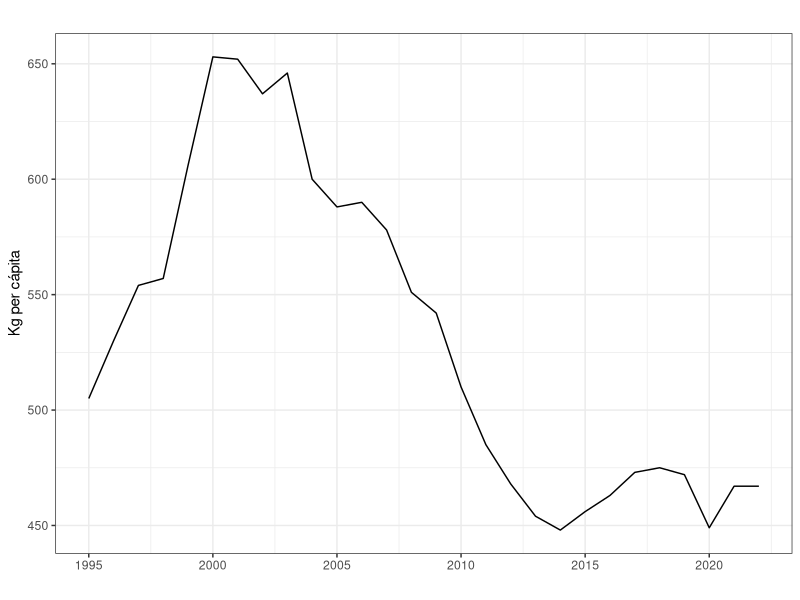
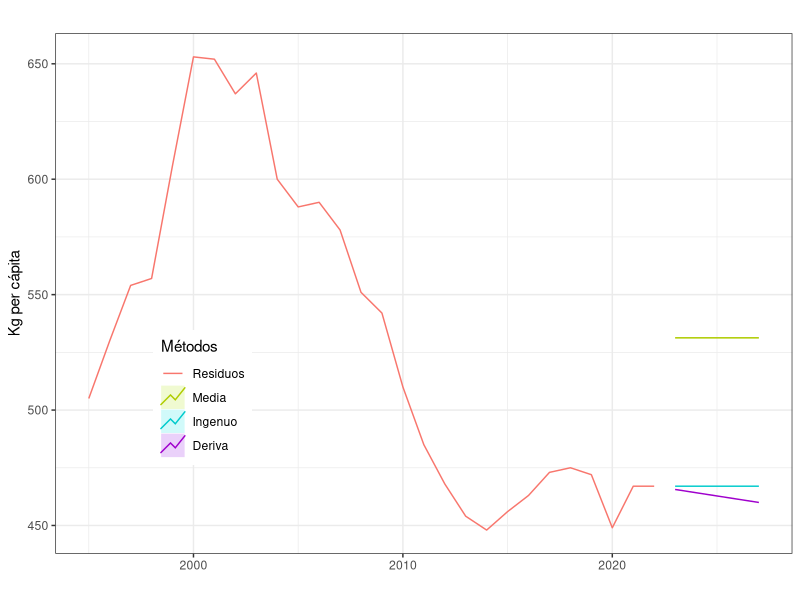
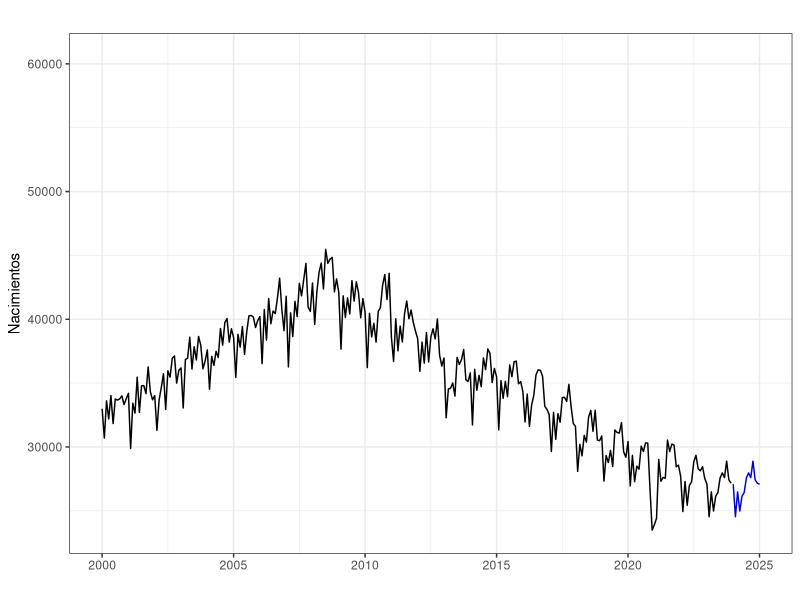
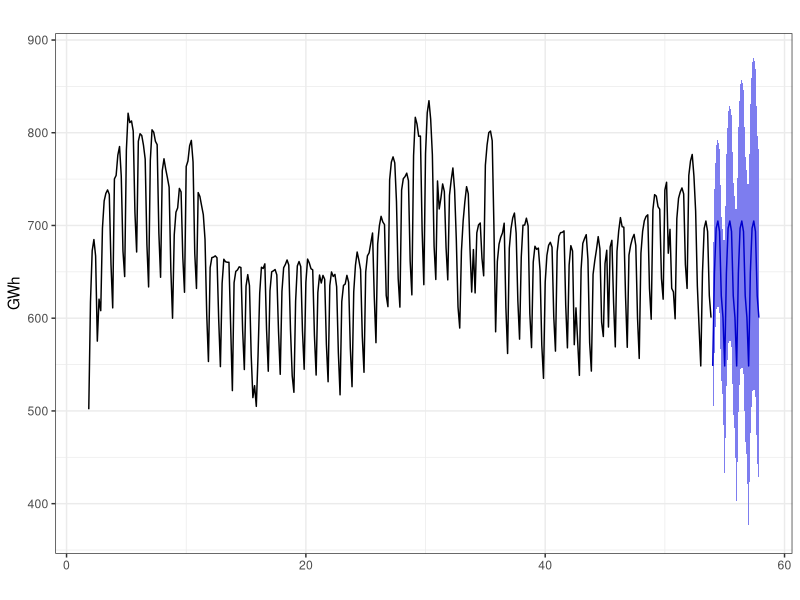
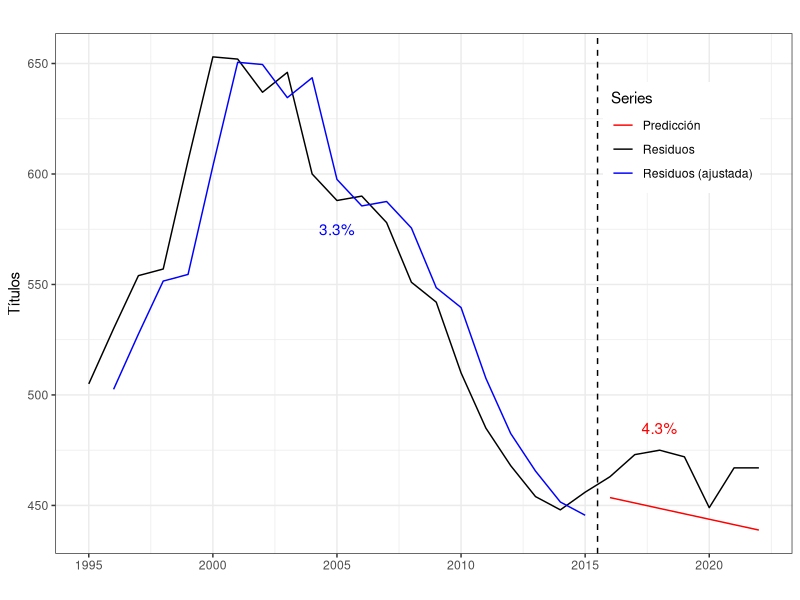
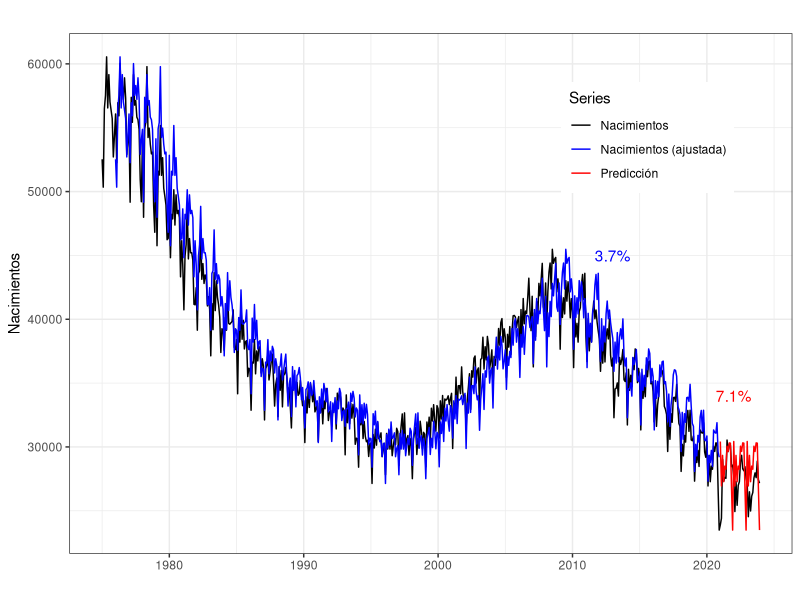
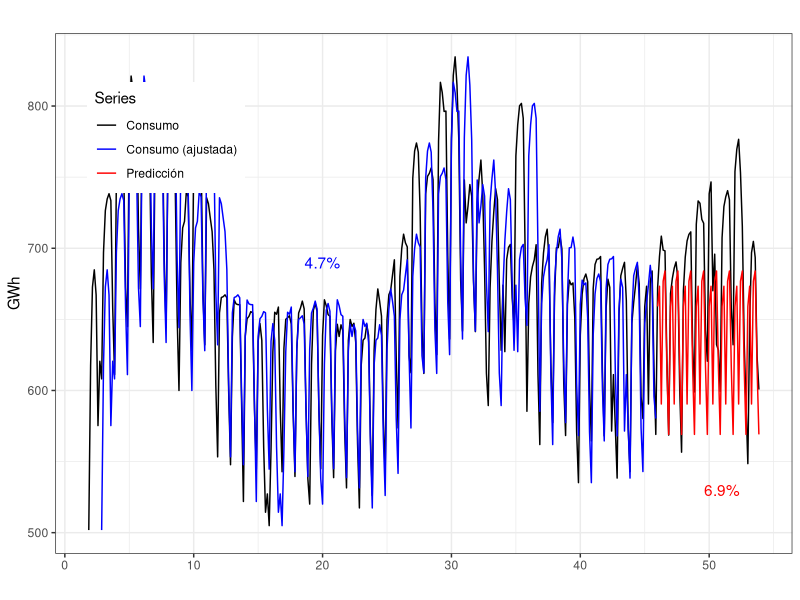
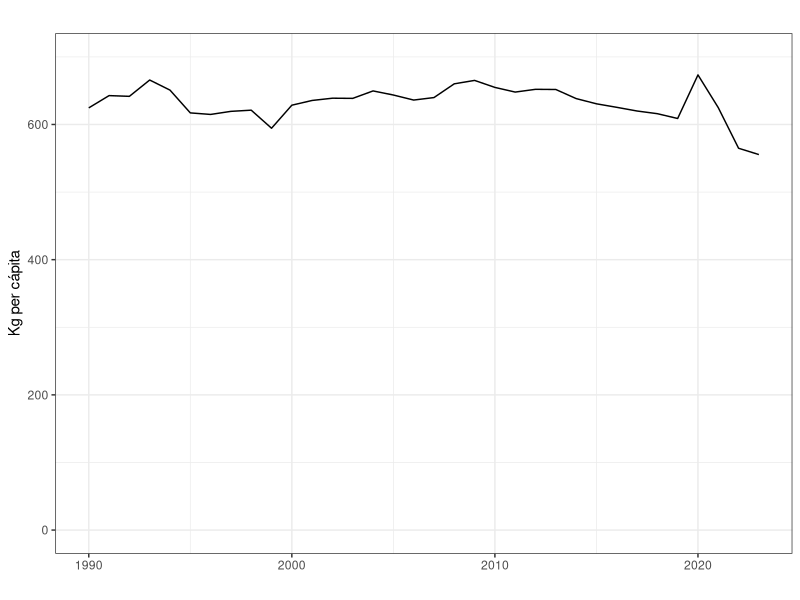

Recreate these plots in R, in order.
## ---- chunk 1
#| label: chunk_setup
#| echo: false
knitr::opts_chunk$set(warning = FALSE, 
                      message = FALSE, 
                      comment = "",
                      fig.align = "center", 
                      fig.show = "hold",
                      fig.height = 4,
                      fig.width = 8,
                      out.width = "80%") 
## ---- chunk 2
#| label: librerias
#| echo: false
library(forecast)
library(ggplot2); theme_set(theme_bw())
## ---- chunk 3
#| label: fig-Residuos
#| fig-cap: "Residuos per cápita recogidos"
residuos <- read.csv2("./series/Residuos.csv", 
                      header = TRUE)

residuos <- ts(residuos[, 2],
               start = 1995, 
               frequency  = 1)

autoplot(residuos,
         main = "",
         xlab = "",
         ylab = "Kg per cápita")
## ---- chunk 4
(mediaResiduos <- meanf(residuos, h = 5))
(naiveResiduos <- naive(residuos, h = 5))
(derivaResiduos <- rwf(residuos, drift = TRUE , h = 5))
derivaResiduos$model$par$drift # Permite ver la pendiente del modelo.
#summary(derivaResiduos) Con summary se puede obtener una salida más completa
## ---- chunk 5
#| label: fig-residuossencillos
#| fig-cap: "Recogida de residuos y predicción por métodos sencillos"
autoplot(residuos, 
         series = "Residuos",
         xlab = "",
         ylab = "Kg per cápita",
         main = "") +
  autolayer(mediaResiduos, series="Media", PI = FALSE) +
  autolayer(naiveResiduos, series="Ingenuo", PI = FALSE) +
  autolayer(derivaResiduos, series="Deriva", PI = FALSE) +
  scale_colour_discrete(limits=c("Residuos", "Media", 
                                 "Ingenuo", "Deriva")) +
  labs(colour="Métodos") + 
  theme(legend.position=c(0.2,0.3))
## ---- chunk 6
#| echo: false
tmp <- rbind(
  accuracy(mediaResiduos),
  accuracy(naiveResiduos),
  accuracy(derivaResiduos)
)
tmp <- round(tmp,2)
rownames(tmp) <- c("Media","Ingenuo I", "Deriva")
tmp
## ---- chunk 7
nacimientos <- read.csv2("./series/Nacimientos.csv", 
                         header = TRUE)

nacimientos <- ts(nacimientos[, 2],
                  start = c(1975, 1),
                  frequency = 12)

(snaive.nacimientos <- snaive(nacimientos, 
                              h = 24, 
                              level = 95))
accuracy(snaive.nacimientos)
## ---- chunk 8
#| label: fig-nacimientossencillo
#| fig-cap: "Nacimientos y predicción por el método Ingenuo con estacionalidad"
autoplot(snaive.nacimientos,
         xlab = "",
         ylab = "Nacimientos",
         main = "",
         PI = FALSE,
         xlim = c(2000, 2025))
## ---- chunk 9
electricidad <- read.csv("./series/Consumo electrico.csv", 
                         header = TRUE)

electricidad <- ts(electricidad[, 1],
                   start = c(1, 7),
                   frequency = 7)

snaive.electricidad <- snaive(electricidad, 
                              h = 28, 
                              level = 95)

accuracy(snaive.electricidad)
## ---- chunk 10
#| label: fig-electricidadsencillo
#| fig-cap: "Demanda eléctrica y predicción por el método Ingenuo con estacionalidad"
autoplot(snaive.electricidad,
         xlab = "",
         ylab = "GWh",
         main = "")
## ---- chunk 11
#| echo: false
# Definimos las observaciones intra- y extramuestrales
residuosIntra <- subset(residuos, end = length(residuos) - 7)
residuosExtra <- subset(residuos, start = length(residuos) - 6)

# Estimamos el modelo con todos los datos menos los 6 ultimos y
# predecimos los 7 años que hemos quitado de la serie 
residuosExtraPre <- rwf(residuosIntra,  h = 7, drift = TRUE)

# Vemos la calidad del ajuste. Primero la predicción y luego los datos reales
round(accuracy(residuosExtraPre, residuosExtra), 2)

error.muestral.1 <- round(accuracy(residuosExtraPre, residuosExtra)[1,5], 1)
error.extramuestral.n <- round(accuracy(residuosExtraPre, residuosExtra)[2,5],1)
## ---- chunk 12
#| echo: false
#| label: fig-residuostraintest
#| fig-cap: "Residuos, predicción intra- y extramuestral"
autoplot(residuos, series = "Residuos",
         main="",
         xlab="", 
         ylab="Títulos"
         ) +
  autolayer(fitted(residuosExtraPre), series = "Residuos (ajustada)") + 
  autolayer(residuosExtraPre$mean, series = "Predicción") + 
  geom_vline(xintercept = 2015.5, lty = 2, col = "black") +
  scale_colour_manual(values=c("Residuos"="black",
                               "Residuos (ajustada)"="blue", 
                               "Predicción" = "red")) +
  labs(colour="Series") + 
  annotate("text", x=2005, y=575, label="3.3%", colour = "blue") +
  annotate("text", x=2018, y=485, label="4.3%", colour = "red") +
  theme(legend.position=c(0.85,0.8)) 
## ---- chunk 13
#| echo: false
nacimientosIntra <- subset(nacimientos, end = length(nacimientos) - 36)
nacimientosExtra <- subset(nacimientos, start = length(nacimientos) - 35)

nacimientosExtraPre <- snaive(nacimientosIntra, h = 36)

round(accuracy(nacimientosExtraPre, nacimientosExtra), 2)
## ---- chunk 14
#| echo: false
#| label: fig-nacimientostraintest
#| fig-cap: "Nacimientos, predicción intra- y extramuestral"
autoplot(nacimientos, series = "Nacimientos",
         main="",
         xlab="", 
         ylab="Nacimientos"
         ) +
  autolayer(fitted(nacimientosExtraPre), series = "Nacimientos (ajustada)") + 
  autolayer(nacimientosExtraPre$mean, series = "Predicción") + 
  scale_colour_manual(values=c("Nacimientos"="black",
                               "Nacimientos (ajustada)"="blue", 
                               "Predicción" = "red")) +
  labs(colour="Series") + 
  annotate("text", x=2013, y=45000, label="3.7%", colour = "blue") +
  annotate("text", x=2022, y=34000, label="7.1%", colour = "red") + 
  theme(legend.position=c(0.8,0.8)) 
## ---- chunk 15
#| echo: false
electricidadIntra <- subset(electricidad, end = length(electricidad) - 56)
electricidadExtra <- subset(electricidad, start = length(electricidad) - 55)

electricidadExtraPre <- snaive(electricidadIntra, h = 56)

round(accuracy(electricidadExtraPre, electricidadExtra), 2)
## ---- chunk 16
#| echo: false
#| label: fig-electricidadtraintest
#| fig-cap: "Consumo eléctrico, predicción intra- y extramuestral"
autoplot(electricidad, series = "Consumo",
         main="",
         xlab="", 
         ylab="GWh"
         ) +
  autolayer(fitted(electricidadExtraPre), series = "Consumo (ajustada)") + 
  autolayer(electricidadExtraPre$mean, series = "Predicción") + 
  scale_colour_manual(values=c("Consumo"="black",
                               "Consumo (ajustada)"="blue", 
                               "Predicción" = "red")) +
  labs(colour="Series") + 
  annotate("text", x=20, y=690, label="4.7%", colour = "blue") +
  annotate("text", x=51, y=530, label="6.9%", colour = "red") + 
  theme(legend.position=c(0.15,0.8)) 
## ---- chunk 17
nacAnual <- aggregate(nacimientos, FUN = sum)

k <- 20                   #Minimo numero de datos para estimar
h <- 5                    #Horizonte de las prediciciones
TT <- length(nacAnual)    #Longitud serie
s <- TT - k - h           #Total de estimaciones

mapeRwf <- matrix(NA, s + 1, h)
for (i in 0:s) {
  train.set <- subset(nacAnual, start = i + 1, end = i + k)
  test.set <-  subset(nacAnual, start = i + k + 1, end = i + k + h)
  
  fcast <- rwf(train.set, h = h, drift = TRUE)
  mapeRwf[i + 1,] <- 100*abs(test.set - fcast$mean)/test.set
}
## ---- chunk 18
mapeRwfMedia <- colMeans(mapeRwf)
round(mapeRwfMedia, 2)
## ---- chunk 19
mapeRwfMediana <- apply(mapeRwf, MARGIN = 2, FUN = median)
round(mapeRwfMediana, 2)
## ---- chunk 20
k <- 140                  #Minimo numero de datos para estimar
h <- 28                   #Horizonte de las prediciciones
TT <- length(electricidad)#Longitud serie
s <- TT - k - h           #Total de estimaciones

rmseRwf <- matrix(NA, s + 1, h)
for (i in 0:s) {
  train.set <- subset(electricidad, start = i + 1, end = i + k)
  test.set <-  subset(electricidad, start = i + k + 1, end = i + k + h)
  
  fcast <- snaive(train.set, h = h)
  rmseRwf[i + 1,] <- (test.set - fcast$mean)^2
}

rmseRwfMedia <- sqrt(colMeans(rmseRwf))
round(rmseRwfMedia, 2)

rmseRwfMediana <- sqrt(apply(rmseRwf, MARGIN = 2, FUN = median))
round(rmseRwfMediana, 2)
## ---- chunk 21
#| label: fig-Alimentos
#| fig-cap: "Consumo alimentario en hogar"
alimentospc <- read.csv2("./series/Alimentacionpc.csv",
                         header = TRUE)

alimentospc <- ts(alimentospc,
                  start = 1990, 
                  freq = 1)
    
autoplot(alimentospc, 
         xlab = "", 
         ylab = "Kg per cápita",
         main = "",
         ylim = c(0, 700))
## ---- chunk 22
etsAlimentospc <- ets(alimentospc, 
                      model = "ANN")

summary(etsAlimentospc)
## ---- chunk 23
tail(etsAlimentospc$states, 1)
## ---- chunk 24
etsAlimentospcf <- forecast(etsAlimentospc,
                            h = 5, 
                            level = 95)
etsAlimentospcf
## ---- chunk 25
#| label: fig-alimentosANN
#| fig-cap: "Consumo de alimentos per cápita (1990 - 2023) y predicción con Alisado exponencial simple"
autoplot(etsAlimentospcf,
         xlab = "",
         ylab = "Kg per cápita",
         main = "")
## ---- chunk 26
etsResiduos <- ets(residuos, 
                   model = "AAN",
                   damped = FALSE)
summary(etsResiduos)
## ---- chunk 27
tail(etsResiduos$states, 1)
## ---- chunk 28
etsResiduosf <- forecast(etsResiduos,
                         h = 5, 
                         level = 95)
etsResiduosf
## ---- chunk 29
#| label: fig-residuosAAN
#| fig-cap: "Residuos y predicción con alisado de Holt"
autoplot(etsResiduosf,
         xlab = "",
         ylab = "Kg per cápita",
         main = "")
## ---- chunk 30
etsDResiduos <- ets(residuos, 
                    model = "AAN", 
                    damped = TRUE)
summary(etsDResiduos)
## ---- chunk 31
#| label: fig-residuosAAdN
#| fig-cap: "Residuos y predicción con alisado exponencial con amortiguamiento"
etsDResiduosf <- forecast(etsDResiduos, 
                          h = 15,
                          level = 95)
etsDResiduosf

autoplot(etsDResiduosf,
         xlab = "",
         ylab = "Kg per cápita",
         main = "",
         PI = FALSE)
## ---- chunk 32
#Nos quedamos con los meses de febrero a mayo.
electricidadr <- window(electricidad, 
                       start = c(6, 1), 
                       end = c(22, 7)) 

electricidadEts <- ets(electricidadr, 
                       model = "AAA", 
                       damped = FALSE)

summary(electricidadEts)
## ---- chunk 33
#| label: fig-electricidadAAAComponentes
#| fig-cap: "Componentes del modelo de Holt-Winters aditivo para Demanda eléctrica"
#| fig-height: 7
autoplot(electricidadEts)
## ---- chunk 34
#| echo: false
TT <- nrow(electricidadEts$states)
round(electricidadEts$states[TT,], 3)
## ---- chunk 35
electricidadEts$states[TT, 1] + (1:7)*electricidadEts$states[TT, 2] + 
  electricidadEts$states[TT, 9:3]
## ---- chunk 36
electricidadf <- forecast(electricidadEts,
                          h = 14, 
                          level = 95)
electricidadf
## ---- chunk 37
#| label: fig-electricidadAAA
#| fig-cap: "Demanda eléctrica y predicción con alisado de Holt-Winters aditivo"
autoplot(electricidadf,
         xlab = "",
         ylab = "GWh",
         main = "",
         PI = FALSE)
## ---- chunk 38
nacimientosb <- window(nacimientos, start = 2000)

nacimientosbEts <- ets(nacimientosb, 
                       model = "MAM", 
                       damped = FALSE)

summary(nacimientosbEts)
## ---- chunk 39
#| label: fig-nacimientosMAMComponentes
#| fig-cap: "Componentes del modelo de Holt-Winters multiplicativo para Nacimientos"
#| fig-height: 7
autoplot(nacimientosbEts)
## ---- chunk 40
#| echo: false
TT <- nrow(nacimientosbEts$states)
round(nacimientosbEts$states[TT,], 3)
## ---- chunk 41
(nacimientosbEts$states[TT, 1] + (1:12)*nacimientosbEts$states[TT, 2]) * 
  nacimientosbEts$states[TT, 14:3]
## ---- chunk 42
#| echo: false
nacimientosbf <- forecast(nacimientosbEts, h = 24, level = 95)
forecast(nacimientosbEts, h = 5, level = 95)
## ---- chunk 43
#| label: fig-nacimientosMAM
#| fig-cap: "Nacimientos y predicción con alisado de Holt-Winters multiplicativo"
autoplot(nacimientosbf,
         xlab = "",
         ylab = "Nacimientos",
         main = "",
         PI = FALSE)
## ---- chunk 44
nacimientosbEtsl <- ets(nacimientosb, 
                     model = "AAA",
                     damped = FALSE,
                     lambda = 0, 
                     biasadj = TRUE)

summary(nacimientosbEtsl)

nacimientosbfl <- forecast(nacimientosbEtsl,
                           h = 24,
                           level = 95,
                           biasadj = TRUE)
nacimientosbfl
## ---- chunk 45
#| echo: false
#| label: fig-nacimientoslog
#| fig-cap: "Nacimientos y dos predicciones con alisado de Holt-Winters"
autoplot(nacimientosb,
         xlab = "",
         ylab = "Nacimientos",
         main = "") + 
  autolayer(nacimientosbf, series = "Nacimientos", PI = FALSE) + 
  autolayer(nacimientosbfl, series = "Nacimientos (log)", PI = FALSE) + 
  guides(colour = guide_legend(title = "Predicción")) + 
  theme(legend.position=c(0.98,0.98), legend.justification=c(1,1)) 
## ---- chunk 46
#| echo: false
#| label: tbl-nacimientoslog
#| tbl-cap: "Diferencias en la predicción según transformación logarítmica y corrección por sesgo"
nacimientosbfl2 <- forecast(nacimientosbEtsl,
                            h = 24,
                            level = 95,
                            biasadj = FALSE)
datos <- cbind(
  `Sin transformar` = nacimientosbf$mean,
  `log(Nac) insesgadas` = nacimientosbfl$mean,
  `log(Nac) sesgadas` = nacimientosbfl2$mean
  )
knitr::kable(head(datos, 12))
## ---- chunk 47
residuosEts <- ets(residuos)
summary(residuosEts) 
## ---- chunk 48
#| label: fig-residuosETSLibre
#| fig-cap: "Residuos y predicción a 5 años vista"
residuosEtsPre <- forecast(residuosEts, 
                         h = 5,
                         level = 95)
residuosEtsPre

autoplot(residuosEtsPre,
         xlab = "",
         ylab = "Kg per cápita",
         main = "")
## ---- chunk 49
#| label: fig-residuoError
#| fig-cap: "Error + Intervención"
error <- residuals(residuosEts)
sderror <- sd(error)

autoplot(error, series="Error",
         colour = "black",
         xlab = "Periodo",
         ylab = "Error",
         main = "") +
  geom_hline(yintercept = c(-3, -2, 2 ,3)*sderror, 
             colour = c("red", "blue", "blue", "red"), lty = 2) + 
  scale_x_continuous(breaks= seq(1995, 2022, 2)) 
## ---- chunk 50
# Definimos las observaciones intra y extramuestrales
residuoIntra <- subset(residuos, end = length(residuos) - 6)
residuoExtra <- subset(residuos, start = length(residuos) - 5)

# Estimamos el modelo con todos los datos menos los 6 ultimos
residuoIntraEts <- ets(residuoIntra, model = "MNN")

# Predecimos los 6 años que hemos quitado de la serie y 
# vemos la calidad del ajuste.
residuoExtraPre <- forecast(residuoIntraEts, h = 6)
accuracy(residuoExtraPre, residuoExtra)
## ---- chunk 51
#| echo: false
error.muestral.1 <- round(accuracy(residuoExtraPre, residuoExtra)[1,5], 1)
error.extramuestral.n <- round(accuracy(residuoExtraPre, residuoExtra)[2,5],1)
## ---- chunk 52
#| echo: false
#| label: fig-residuosTSTS
#| fig-cap: "Residuos, predicción intra y extramuestral"
autoplot(residuos, series = "Residuos",
         main="",
         xlab="", 
         ylab="Kg per cápita"
         ) +
  autolayer(fitted(residuoIntraEts), series = "Residuos (ajustada)") + 
  autolayer(residuoExtraPre$mean, series = "Predicción") + 
  geom_vline(xintercept = 2013.5, lty = 2, col = "black") +
  scale_colour_manual(values=c("Residuos"="black",
                               "Residuos (ajustada)"="blue", 
                               "Predicción" = "red")) +
  guides(colour = guide_legend(title = "Series")) +
  annotate("text", x=2006, y=610, label="3.2%", colour = "blue") +
  annotate("text", x=2018, y=490, label="1.9%", colour = "red") +
  theme(legend.position=c(0.02,0.98), legend.justification=c(0,1)) 
## ---- chunk 53
nacimientosEts <- ets(nacimientosb)
summary(nacimientosEts) 
## ---- chunk 54
#| label: fig-nacimientoscomponentes
#| fig-height: 7
#| fig-cap: "Componentes del modelo óptimo para Nacimientos"
autoplot(nacimientosEts,
         xlab = "Periodo",
         main = "")
## ---- chunk 55
TT <- nrow(nacimientosEts$states)
nacimientosEts$states[TT,]
## ---- chunk 56
#| echo: false
nacimientosEtsPre <- forecast(nacimientosEts, h = 24, level = 95)
forecast(nacimientosEts, h = 5, level = 95)
## ---- chunk 57
#| label: fig-nacimientosPrediccion
#| fig-cap: "Nacimientos y predicción"
autoplot(nacimientosEtsPre,
         xlab = "",
         ylab = "Nacimientos",
         main = "")
## ---- chunk 58
#| label: fig-NacimientosError
#| fig-cap: "Error + Intervención"
error <- residuals(nacimientosEts)
sderror <- sd(error)

autoplot(error, series="Error",
         colour = "black",
         xlab = "Periodo",
         ylab = "Error",
         main = "") +
  geom_hline(yintercept = c(-3, -2, 2 ,3)*sderror, 
             colour = c("red", "blue", "blue", "red"), lty = 2) + 
  scale_x_continuous(breaks= seq(2000, 2024, 2)) 

fechas <- format(seq(as.Date("2000-1-1"), as.Date("2023-12-1"), "month"), "%Y-%m")
fechas[abs(error) > 3 * sderror]
## ---- chunk 59
atipicos <- tsoutliers(error)
fechas[atipicos$index]
## ---- chunk 60
k <- 120                 
h <- 12                  
TT <- length(nacimientosb)
s <- TT - k - h 

mapeAlisado <- matrix(NA, s + 1, h)
for (i in 0:s) {
  train.set <- subset(nacimientosb, start = i + 1, end = i + k)
  test.set <-  subset(nacimientosb, start = i + k + 1, end = i + k + h)
  
  fit <- ets(train.set, model = "AAA", damped = FALSE)
  fcast<-forecast(fit, h = h)
  mapeAlisado[i + 1,] <- 100*abs(test.set - fcast$mean)/test.set
}

errorAlisado <- colMeans(mapeAlisado)
errorAlisado
## ---- chunk 61
#| label: fig-NacimientosErrorRW
#| fig-cap: "Error de predicción según horizonte temporal"
ggplot() +
  geom_line(aes(x = 1:12, y = errorAlisado)) +
  ggtitle("") +
  xlab("Horizonte temporal de predicción") +
  ylab("MAPE") +
  scale_x_continuous(breaks= 1:12)
## ---- chunk 62
#electricidadEts <- ets(electricidad)
electricidadEts <- ets(electricidad,
                       damped = FALSE)

summary(electricidadEts) 
## ---- chunk 63
TT <- nrow(electricidadEts$states)
electricidadEts$states[TT,]
## ---- chunk 64
#| echo: false
electricidadEtsPre <- forecast(electricidadEts, h = 28, level = 95)
forecast(electricidadEts, h = 7, level = 95)
## ---- chunk 65
#| label: fig-electricidadPrediccion
#| fig-cap: "Demanda eléctrica y predicción"
autoplot(electricidadEtsPre,
         xlab = "",
         ylab = "GWh",
         main = "")
## ---- chunk 66
#| label: fig-electricidadError
#| fig-cap: "Error + Intervención"
error <- residuals(electricidadEts)
sderror <- sd(error)

autoplot(error, series="Error",
         colour = "black",
         xlab = "Semana",
         ylab = "Error",
         main = "") +
  geom_hline(yintercept = c(-3, -2, 2 ,3)*sderror, 
             colour = c("red", "blue", "blue", "red"), lty = 2) + 
  scale_x_continuous(breaks= seq(6, 26, 2)) 

fechas <- format(seq(as.Date("2023-1-1"), as.Date("2023-12-31"), "day"), "%Y-%m-%d")
fechas[abs(error) > 3 * sderror]
## ---- chunk 67
atipicos <- tsoutliers(error)
fechas[atipicos$index]
## ---- chunk 68
# Serie Nacimientos
accuracy(ets(nacimientos))[5]
accuracy(ets(nacimientos, 
             opt.crit = "mse"))[5]
accuracy(ets(nacimientos, 
             opt.crit = "amse",
             nmse = 4))[5]

# Transformación logarítmica
accuracy(ets(nacimientos, 
             lambda = 0))[5]
accuracy(ets(nacimientos, 
             lambda = 0, 
             opt.crit = "mse"))[5]
accuracy(ets(nacimientos, 
             lambda = 0, 
             opt.crit = "amse",
             nmse = 4))[5]

# Transformación logarítmica insesgada
accuracy(ets(nacimientos, 
             lambda = 0,
             biasadj = TRUE))[5]
accuracy(ets(nacimientos, 
             lambda = 0, 
             biasadj = TRUE,
             opt.crit = "mse"))[5]
accuracy(ets(nacimientos, 
             lambda = 0, 
             biasadj = TRUE,
             opt.crit = "amse",
             nmse = 4))[5]

# Nacimientos por dia
accuracy(ets(nacimientos/monthdays(nacimientos)))[5]
accuracy(ets(nacimientos/monthdays(nacimientos), 
             opt.crit = "mse"))[5]
accuracy(ets(nacimientos/monthdays(nacimientos), 
             opt.crit = "amse",
             nmse = 4))[5]

